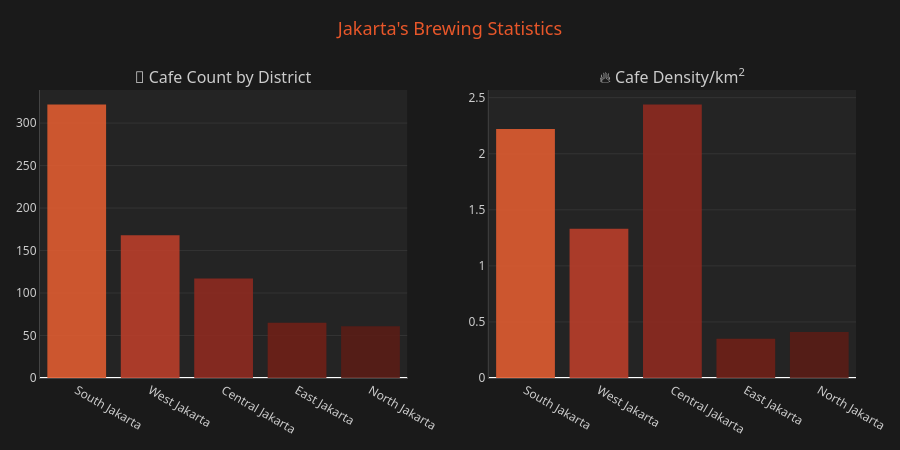

Here is the notebook cell this chart was saved with:
### Code cell
fig = make_subplots(
    rows=1, cols=2, 
    subplot_titles=(
        '🏪 Cafe Count by District',
        '🔥 Cafe Density/km<sup>2</sup>'
    ),
    horizontal_spacing=0.1
)

custom_palette = ['#df5c31', '#ba3f2b', '#8e2b21', '#6f2118', '#5a1d17']
bar_kwargs = dict(
    x=summary['district'],
    marker_color=custom_palette, 
    marker_line_color='rgba(0,0,0,0)',
    opacity=0.9
)

fig.add_trace(
    go.Bar(**bar_kwargs, y=summary['total'],
           name='Total Kafe',
           hovertemplate='<b>%{x}</b><br>%{y} cafe<extra></extra>'), 
    row=1, col=1
)
fig.add_trace(
    go.Bar(**bar_kwargs, y=summary['density'],
           name='Kepadatan',
           hovertemplate='<b>%{x}</b><br>%{y:,} /km<sup>2</sup><extra></extra>'), 
    row=1, col=2
)

fig.update_layout(
    paper_bgcolor='#1a1a1a',
    plot_bgcolor='#242424',
    font_color='#cccccc',
    font_family='"Segoe UI", sans-serif',
    showlegend=False,
    height=450,
    margin=dict(t=90, b=40, l=40, r=40), 
    title=dict(
        text='Jakarta\'s Brewing Statistics',
        font_size=18,
        font_color='#E8572A',
        x=0.5,
        y=0.95 
    )
)

fig.update_xaxes(gridcolor='#333', linecolor='#444')
fig.update_xaxes(showgrid=False)
fig.update_yaxes(gridcolor='#333', linecolor='#444')
fig.update_xaxes(showgrid=False)

fig.show()

### Figure 1 — Plotly figure (JSON) as saved in the notebook; plotly's stock layout.template omitted (floating-point values rounded to 4 significant figures)
{"data": [{"hovertemplate": "<b>%{x}</b><br>%{y} cafe<extra></extra>", "marker": {"color": ["#df5c31", "#ba3f2b", "#8e2b21", "#6f2118", "#5a1d17"], "line": {"color": "rgba(0,0,0,0)"}}, "name": "Total Kafe", "opacity": 0.9, "type": "bar", "x": ["South Jakarta", "West Jakarta", "Central Jakarta", "East Jakarta", "North Jakarta"], "xaxis": "x", "y": [322, 168, 117, 65, 61], "yaxis": "y"}, {"hovertemplate": "<b>%{x}</b><br>%{y:,} /km<sup>2</sup><extra></extra>", "marker": {"color": ["#df5c31", "#ba3f2b", "#8e2b21", "#6f2118", "#5a1d17"], "line": {"color": "rgba(0,0,0,0)"}}, "name": "Kepadatan", "opacity": 0.9, "type": "bar", "x": ["South Jakarta", "West Jakarta", "Central Jakarta", "East Jakarta", "North Jakarta"], "xaxis": "x2", "y": [2.22, 1.33, 2.44, 0.35, 0.41], "yaxis": "y2"}], "layout": {"annotations": [{"font": {"size": 16}, "showarrow": false, "text": "🏪 Cafe Count by District", "x": 0.225, "xanchor": "center", "xref": "paper", "y": 1, "yanchor": "bottom", "yref": "paper"}, {"font": {"size": 16}, "showarrow": false, "text": "🔥 Cafe Density/km<sup>2</sup>", "x": 0.775, "xanchor": "center", "xref": "paper", "y": 1, "yanchor": "bottom", "yref": "paper"}], "font": {"color": "#cccccc", "family": "\"Segoe UI\", sans-serif"}, "height": 450, "margin": {"b": 40, "l": 40, "r": 40, "t": 90}, "paper_bgcolor": "#1a1a1a", "plot_bgcolor": "#242424", "showlegend": false, "title": {"font": {"color": "#E8572A", "size": 18}, "text": "Jakarta's Brewing Statistics", "x": 0.5, "y": 0.95}, "xaxis": {"anchor": "y", "domain": [0, 0.45], "gridcolor": "#333", "linecolor": "#444", "showgrid": false}, "xaxis2": {"anchor": "y2", "domain": [0.55, 1], "gridcolor": "#333", "linecolor": "#444", "showgrid": false}, "yaxis": {"anchor": "x", "domain": [0, 1], "gridcolor": "#333", "linecolor": "#444"}, "yaxis2": {"anchor": "x2", "domain": [0, 1], "gridcolor": "#333", "linecolor": "#444"}}}
